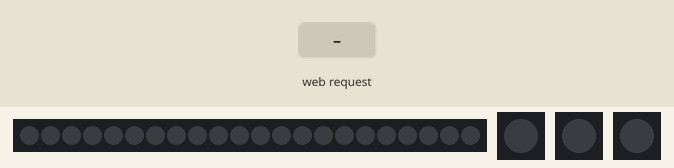
Recording of a sketch running on a simulated ESP8266 (NodeMCU). Shown: 22 RGB LEDs in strip order, left to right, 3 × 1 RGB LEDs in strip order, left to right. Inputs (shaded band) come from the test bench. Dim RGB values are drawn brighter than linear; WiFi joins after 1.5 s; servers stay silent unless stated; the strip is taken to match the declared colour order; what the sketch prints to the serial monitor is not drawn.

Above: at 3.9 s.
4.0 s: HTTP request GET /meeting received
At 5.6 s:
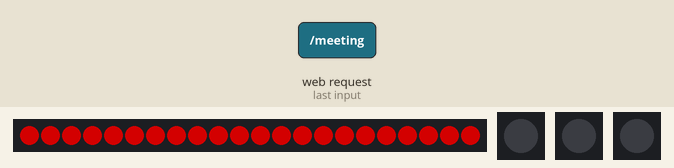
6.0 s: HTTP request GET /dnd received
At 6.5 s:
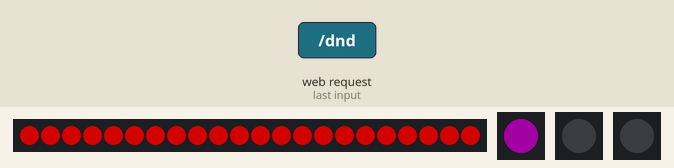
7.5 s: HTTP request GET /meeting/ received
At 8.3 s:
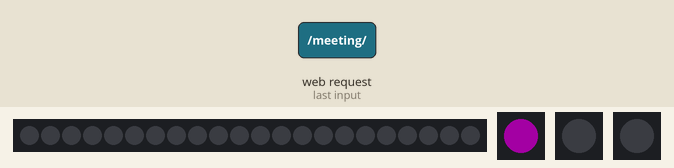
9.5 s: HTTP request GET /headphones received
At 10.4 s:
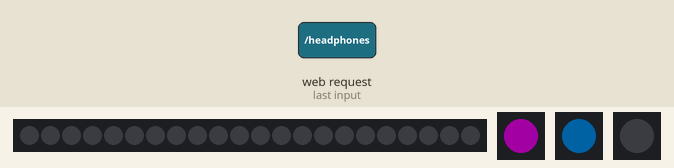
11.0 s: HTTP request GET /dnd/ received
At 11.5 s:
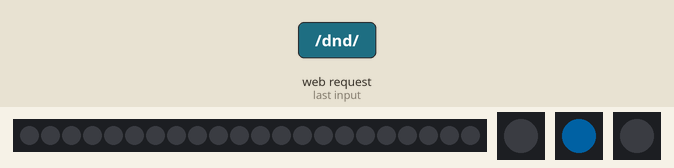
12.5 s: HTTP request GET /coffee received
At 13.9 s:
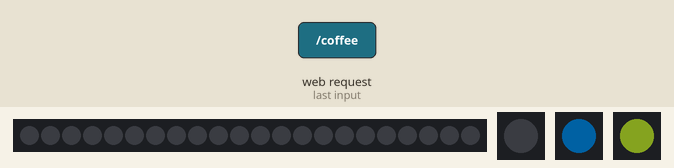
Timing chart, 0 to 15.0 s (numbered marks = the images above; inputs shaded):
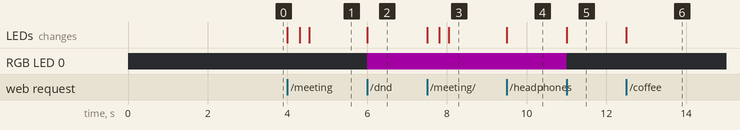

Measured:
- after the input at 4.0 s, the LEDs: first change at once (image 1 shows a later state)
- after the input at 6.0 s, RGB LED 0: off → RGB(37, 0, 37) at once
- after the input at 7.5 s, the LEDs: first change at once (image 3 shows a later state)
- after the input at 11.0 s, RGB LED 0: RGB(37, 0, 37) → off at once

The sketch:

StatusBoard.ino
```cpp
#include <ESP8266WiFi.h>
#include <ESP8266WebServer.h>
#include <Adafruit_NeoPixel.h>
#include "index.h"

// Set Web Server Port - Default is 80
ESP8266WebServer server(80);

// Variable to store the HTTP request
String header;

// WiFi Settings - Update with SSID and PSK
const char* ssid     = "YOUR_SSID";
const char* password = "YOUR_PW";

/*
  * Neopixel Strip Settings
  *
  * Update ``STRIP_PIN`` with the PIN number for your LED strip
  * Update ``STRIP_LEDS`` with the number of pixels in your LED strip
  * The ``WAIT`` var is time (milliseconds) between each LED in strip turning on/off
  *   Set to ``0`` to turn on/off immediately
  *   A value of ``50`` looks nice, but will also slightly delay the status toggling on the webpage
  *   Status updates once the animation finishes
  *   Total Seconds = (WAIT * STRIP_LEDS) / 1000
*/
#define STRIP_PIN 2
#define STRIP_LEDS 22
Adafruit_NeoPixel strip = Adafruit_NeoPixel(STRIP_LEDS, STRIP_PIN, NEO_GRB + NEO_KHZ800);
int WAIT = 25;

/*
 * Neopixel Single LED Settings
 *
 * Update the ``x_PIN`` vars with the PIN numbers for your LEDs
 * Keep track of your LED and pin combinations for proper placement in your display
 * Each LED is assumed to be a single LED, so LED count is set to ``1``
 */
#define DND_PIN 12
#define COFFEE_PIN 13
#define HEADPHONES_PIN 15
Adafruit_NeoPixel dnd_pixel = Adafruit_NeoPixel(1, DND_PIN, NEO_RGB + NEO_KHZ800);
Adafruit_NeoPixel coffee_pixel = Adafruit_NeoPixel(1, COFFEE_PIN, NEO_RGB + NEO_KHZ800);
Adafruit_NeoPixel headphones_pixel = Adafruit_NeoPixel(1, HEADPHONES_PIN, NEO_RGB + NEO_KHZ800);

/*
 * Neopixel Colors
 *
 * Set the color RGB values to your liking
 * Note that ``255`` is maximum brightness for that color
 * The following colors are roughly half brightness
 */
uint32_t strip_color = strip.Color(127, 0, 0);  // Red
uint32_t dnd_color = dnd_pixel.Color(127, 0, 127);  // Magenta
uint32_t coffee_color = coffee_pixel.Color(102, 127, 25); // Light Green
uint32_t headphones_color = headphones_pixel.Color(0, 76, 127); // Light Blue

/*
 * Starting State of Neopixels
 *
 * These should all be false unless you want them to default to ON at boot
 */
bool STRIP = false;
bool DND_PIXEL = false;
bool HEADPHONES_PIXEL = false;
bool COFFEE_PIXEL = false;

/*
 * Begin Custom Functions
 *
 * These functions are wired to the API endpoints
 */

void colorWipe(uint32_t c, uint8_t wait) {
  // Fill the strip LEDs one after the other with a color
  for(uint16_t i=0; i<strip.numPixels(); i++) {
    strip.setPixelColor(i, c);
    strip.show();
    delay(wait);
  }
}

void stripToggle(){
  if (STRIP) {
    colorWipe(strip.Color(0, 0, 0), WAIT);
    STRIP = false;
  } else {
    colorWipe(strip_color, WAIT);
    STRIP = true;
  }
  if (STRIP) {
    String json = "{\"result\": true, \"message\": \"Meeting LED On\"}";
    server.send(200, "application/json", json);
  } else {
    String json = "{\"result\": false, \"message\": \"Meeting LED Off\"}";
    server.send(200, "application/json", json);
  }
}

void headphonesToggle(){
  if (HEADPHONES_PIXEL) {
    headphones_pixel.setPixelColor(0, 0, 0, 0);
    headphones_pixel.show();
    HEADPHONES_PIXEL = false;
  } else {
    headphones_pixel.setPixelColor(0, headphones_color);
    headphones_pixel.setBrightness(75);
    headphones_pixel.show();
    HEADPHONES_PIXEL = true;
  }
  if (HEADPHONES_PIXEL) {
    String json = "{\"result\": true, \"message\": \"Headphones LED On\"}";
    server.send(200, "application/json", json);
  } else {
    String json = "{\"result\": false, \"message\": \"Headphones LED Off\"}";
    server.send(200, "application/json", json);
  }
}

void dndToggle(){
  if (DND_PIXEL) {
    dnd_pixel.setPixelColor(0, 0, 0, 0);
    dnd_pixel.show();
    DND_PIXEL = false;
  } else {
    dnd_pixel.setPixelColor(0, dnd_color);
    dnd_pixel.setBrightness(75);
    dnd_pixel.show();
    DND_PIXEL = true;
  }
  if (DND_PIXEL) {
    String json = "{\"result\": true, \"message\": \"DND LED On\"}";
    server.send(200, "application/json", json);
  } else {
    String json = "{\"result\": false, \"message\": \"DND LED Off\"}";
    server.send(200, "application/json", json);
  }
}

void coffeeToggle(){
  if (COFFEE_PIXEL) {
    coffee_pixel.setPixelColor(0, 0, 0, 0);
    coffee_pixel.show();
    COFFEE_PIXEL = false;
  } else {
    coffee_pixel.setPixelColor(0, coffee_color);
    coffee_pixel.setBrightness(75);
    coffee_pixel.show();
    COFFEE_PIXEL = true;
  }

  if (COFFEE_PIXEL) {
    String json = "{\"result\": true, \"message\": \"Coffee LED On\"}";
    server.send(200, "application/json", json);
  } else {
    String json = "{\"result\": false, \"message\": \"Coffee LED Off\"}";
    server.send(200, "application/json", json);
  }
}

void getStatus(){
  String strip_status = "false";
  String headphones_status = "false";
  String dnd_status = "false";
  String coffee_status = "false";
  if (STRIP) {
    strip_status = "true";
  }
  if (HEADPHONES_PIXEL) {
    headphones_status = "true";
  }
  if (DND_PIXEL) {
    dnd_status = "true";
  }
  if (COFFEE_PIXEL) {
    coffee_status = "true";
  }
  String json = "{\"meeting\":" + strip_status + ", \"headphones\":" + headphones_status + ", \"dnd\":" + dnd_status + ", \"coffee\":" + coffee_status + "}";
  server.send(200, "application/json", json);
}

void resetAll(){
  colorWipe(strip.Color(0, 0, 0), WAIT);
  STRIP = false;

  dnd_pixel.setPixelColor(0, 0, 0, 0);
  dnd_pixel.show();
  DND_PIXEL = false;

  headphones_pixel.setPixelColor(0, 0, 0, 0);
  headphones_pixel.show();
  HEADPHONES_PIXEL = false;

  coffee_pixel.setPixelColor(0, 0, 0, 0);
  coffee_pixel.show();
  COFFEE_PIXEL = false;

  String json = "{\"result\": true, \"message\": \"Reset all LEDS to off\"}";
  server.send(200, "application/json", json);
}

void root() {
  server.send(200, "text/html", INDEX_HTML);
}

/*
 * Configure Web Server
 */

void setup() {
  // Initialize Neopixel strip with all pixels off
  strip.begin();
  dnd_pixel.begin();
  headphones_pixel.begin();
  coffee_pixel.begin();

  colorWipe(strip.Color(0, 0, 0), 50);
  dnd_pixel.setPixelColor(0, 0, 0, 0);
  dnd_pixel.show();
  headphones_pixel.setPixelColor(0, 0, 0, 0);
  headphones_pixel.show();
  coffee_pixel.setPixelColor(0, 0, 0, 0);
  coffee_pixel.show();

  // Begin serial connection for debugging
  Serial.begin(115200);
  delay(100);

  // Start by connecting to a WiFi network
  Serial.println();
  Serial.println();
  Serial.print("Connecting to ");
  Serial.println(ssid);

  WiFi.begin(ssid, password);

  while (WiFi.status() != WL_CONNECTED) {
    delay(500);
    Serial.print(".");
  }

  Serial.println("");
  Serial.println("WiFi connected");
  Serial.println("IP address: ");
  Serial.println(WiFi.localIP());

  // Associate URL paths with custom handler functions
  server.on("/", root);
  server.on("/meeting", stripToggle);
  server.on("/meeting/", stripToggle);
  server.on("/dnd", dndToggle);
  server.on("/dnd/", dndToggle);
  server.on("/headphones", headphonesToggle);
  server.on("/headphones/", headphonesToggle);
  server.on("/coffee", coffeeToggle);
  server.on("/coffee/", coffeeToggle);
  server.on("/status", getStatus);
  server.on("/status/", getStatus);
  server.on("/reset", resetAll);
  server.on("/reset/", resetAll);

  // Start the web server
  server.begin();
  Serial.println("Ready!");
}

// Repeating loop for handling web requests
void loop() {
  server.handleClient();
}
```

index.h
```cpp
const char INDEX_HTML[] PROGMEM = R"=====(
<html>
    <head>
        <meta charset='UTF-8'>
        <meta name='viewport' content='width=device-width, initial-scale=1.0'>
        <meta http-equiv='X-UA-Compatible' content='ie=edge'>
        <link rel='stylesheet' href='https://stackpath.bootstrapcdn.com/bootstrap/4.3.1/css/bootstrap.min.css' integrity='sha384-ggOyR0iXCbMQv3Xipma34MD+dH/1fQ784/j6cY/iJTQUOhcWr7x9JvoRxT2MZw1T' crossorigin='anonymous'>
        <script src='https://code.jquery.com/jquery-3.3.1.slim.min.js' integrity='sha384-q8i/X+965DzO0rT7abK41JStQIAqVgRVzpbzo5smXKp4YfRvH+8abtTE1Pi6jizo' crossorigin='anonymous'></script>
        <script src='https://cdnjs.cloudflare.com/ajax/libs/popper.js/1.14.7/umd/popper.min.js' integrity='sha384-UO2eT0CpHqdSJQ6hJty5KVphtPhzWj9WO1clHTMGa3JDZwrnQq4sF86dIHNDz0W1' crossorigin='anonymous'></script>
        <script src='https://stackpath.bootstrapcdn.com/bootstrap/4.3.1/js/bootstrap.min.js' integrity='sha384-JjSmVgyd0p3pXB1rRibZUAYoIIy6OrQ6VrjIEaFf/nJGzIxFDsf4x0xIM+B07jRM' crossorigin='anonymous'></script>
        <script src='https://code.jquery.com/jquery-3.5.1.min.js' integrity='sha256-9/aliU8dGd2tb6OSsuzixeV4y/faTqgFtohetphbbj0=' crossorigin='anonymous'></script>
        <link rel="preconnect" href="https://fonts.gstatic.com">
        <link href="https://fonts.googleapis.com/css2?family=Permanent+Marker&display=swap" rel="stylesheet">

        <title>Status Control Panel</title>

        <style>
          h1 {
           font-family: 'Permanent Marker';
          }
          .dark-mode {
            background: #343a40;
            color: #fff;
          }
        </style>
    </head>

    <body>
        <div id='alert-placeholder'></div>

        <h1 class='text-center'>Status Control Panel</h1>
        <table class='table table-borderless' style='margin-top: 20px'>
            <tr>
                <th class='align-middle'>In a Meeting</th>
                <td class='align-middle'><button id='btn-meeting' class='btn btn-lg col-sm-4 js-toggle-meeting'>Toggle</button></td>
            </tr>
            <tr>
                <th class='align-middle'>Do Not Disturb</th>
                <td class='align-middle'><button id='btn-dnd' class='btn btn-lg col-sm-4 js-toggle-dnd'>Toggle</button></td>
            </tr>
            <tr>
                <th class='align-middle'>Headphones</th>
                <td class='align-middle'><button id='btn-headphones' class='btn btn-lg col-sm-4 js-toggle-headphones'>Toggle</button></td>
            </tr>
            <tr>
                <th class='align-middle'>Needs Coffee</th>
                <td class='align-middle'><button id='btn-coffee' class='btn btn-lg col-sm-4 js-toggle-coffee'>Toggle</button></td>
            </tr>
            <tr>
                <th class='align-middle'>Reset LEDs</th>
                <td class='align-middle'><button id='btn-reset' class='btn btn-lg btn-warning col-sm-4 js-reset-led'>Reset</button></td>
            </tr>
        </table>

        <div class='align-middle text-center mt-5'>
          <button id='btn-mode-switch' class='btn btn-secondary col-sm-2 js-reset-led'>Swap Themes</button>
        </div>

        <script>
            function setBtnClasses(ele, value) {
                if (value == false) {
                    ele.removeClass('btn-success')
                    ele.addClass('btn-danger')
                    ele.html('Off');
                } else {
                    ele.removeClass('btn-danger')
                    ele.addClass('btn-success')
                    ele.html('On');
                }
            }

            function showAlert(message, alerttype) {
                $('#alert-placeholder').append('<div id=\"alertdiv\" class=\"alert ' +  alerttype + '\"><a class=\"close\" data-dismiss=\"alert\">×</a><span>' + message + '</span></div>')
                setTimeout(function() {
                    $("#alertdiv").remove();
                }, 2000);
            }

            $(document).ready(function() {
                var meeting_btn = $('#btn-meeting')
                var dnd_btn = $('#btn-dnd');
                var headphones_btn = $('#btn-headphones');
                var coffee_btn = $('#btn-coffee');

                function parseData(data) {
                    setBtnClasses(meeting_btn, data.meeting);
                    setBtnClasses(dnd_btn, data.dnd);
                    setBtnClasses(headphones_btn, data.headphones);
                    setBtnClasses(coffee_btn, data.coffee);
                };

                (function worker() {
                    $.ajax({
                        url: '/status',
                        success: function(data) {
                            parseData(data);
                        },
                        error: function( data, status, error ) {
                            console.log(data);
                            console.log(status);
                            console.log(error);
                        },
                        complete: function() {
                            setTimeout(worker, 2500);
                        }
                    });
                })();

                $(function () {
                    $('#btn-meeting').on('click', function () {
                        $.ajax({
                            url: '/meeting',
                            success: function(data) {
                                if (data.result) {
                                    showAlert(data.message, 'alert-success')
                                } else {
                                    showAlert(data.message, 'alert-danger')
                                }
                                setBtnClasses(meeting_btn, data.result)
                            }
                        });
                    });
                });

                $(function () {
                    $('#btn-dnd').on('click', function () {
                        $.ajax({
                            url: '/dnd',
                            success: function(data) {
                                if (data.result) {
                                    showAlert(data.message, 'alert-success')
                                } else {
                                    showAlert(data.message, 'alert-danger')
                                }
                                setBtnClasses(dnd_btn, data.result)
                            }
                        });
                    });
                });

                $(function () {
                    $('#btn-headphones').on('click', function () {
                        $.ajax({
                            url: '/headphones',
                            success: function(data) {
                                if (data.result) {
                                    showAlert(data.message, 'alert-success')
                                } else {
                                    showAlert(data.message, 'alert-danger')
                                }
                                setBtnClasses(headphones_btn, data.result)
                            }
                        });
                    });
                });

                $(function () {
                    $('#btn-coffee').on('click', function () {
                        $.ajax({
                            url: '/coffee',
                            success: function(data) {
                                if (data.result) {
                                    showAlert(data.message, 'alert-success')
                                } else {
                                    showAlert(data.message, 'alert-danger')
                                }
                                setBtnClasses(coffee_btn, data.result)
                            }
                        });
                    });
                });

                $(function () {
                    $('#btn-reset').on('click', function () {
                        $.ajax({
                            url: '/reset',
                            success: function(data) {
                                if (data.result) {
                                    showAlert(data.message, 'alert-success')
                                } else {
                                    showAlert(data.message, 'alert-danger')
                                }
                            }
                        });
                    });
                });

                $(function () {
                    $('#btn-mode-switch').on('click', function () {
                      $('body').toggleClass('dark-mode');
                      $('table').toggleClass('table-dark');
                    });
                });
            });
        </script>
    </body>
</html>
)=====";
```
